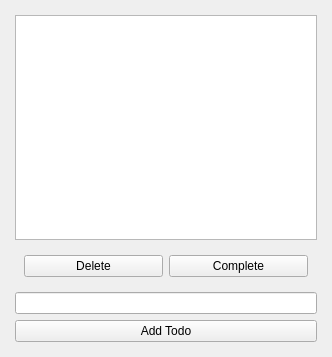
<?xml version="1.0" encoding="UTF-8"?>
<ui version="4.0">
 <class>MainWindow</class>
 <widget class="QMainWindow" name="MainWindow">
  <property name="geometry">
   <rect>
    <x>0</x>
    <y>0</y>
    <width>332</width>
    <height>357</height>
   </rect>
  </property>
  <property name="windowTitle">
   <string>Todo</string>
  </property>
  <widget class="QWidget" name="centralwidget">
   <layout class="QVBoxLayout" name="verticalLayout">
    <property name="leftMargin">
     <number>15</number>
    </property>
    <property name="topMargin">
     <number>15</number>
    </property>
    <property name="rightMargin">
     <number>15</number>
    </property>
    <property name="bottomMargin">
     <number>15</number>
    </property>
    <item>
     <widget class="QListView" name="todoView">
      <property name="selectionMode">
       <enum>QAbstractItemView::SingleSelection</enum>
      </property>
     </widget>
    </item>
    <item>
     <widget class="QWidget" name="widget" native="true">
      <layout class="QHBoxLayout" name="horizontalLayout">
       <item>
        <widget class="QPushButton" name="deleteButton">
         <property name="text">
          <string>Delete</string>
         </property>
        </widget>
       </item>
       <item>
        <widget class="QPushButton" name="completeButton">
         <property name="text">
          <string>Complete</string>
         </property>
        </widget>
       </item>
      </layout>
     </widget>
    </item>
    <item>
     <widget class="QLineEdit" name="todoEdit"/>
    </item>
    <item>
     <widget class="QPushButton" name="addButton">
      <property name="text">
       <string>Add Todo</string>
      </property>
     </widget>
    </item>
   </layout>
  </widget>
 </widget>
 <resources/>
 <connections/>
</ui>
